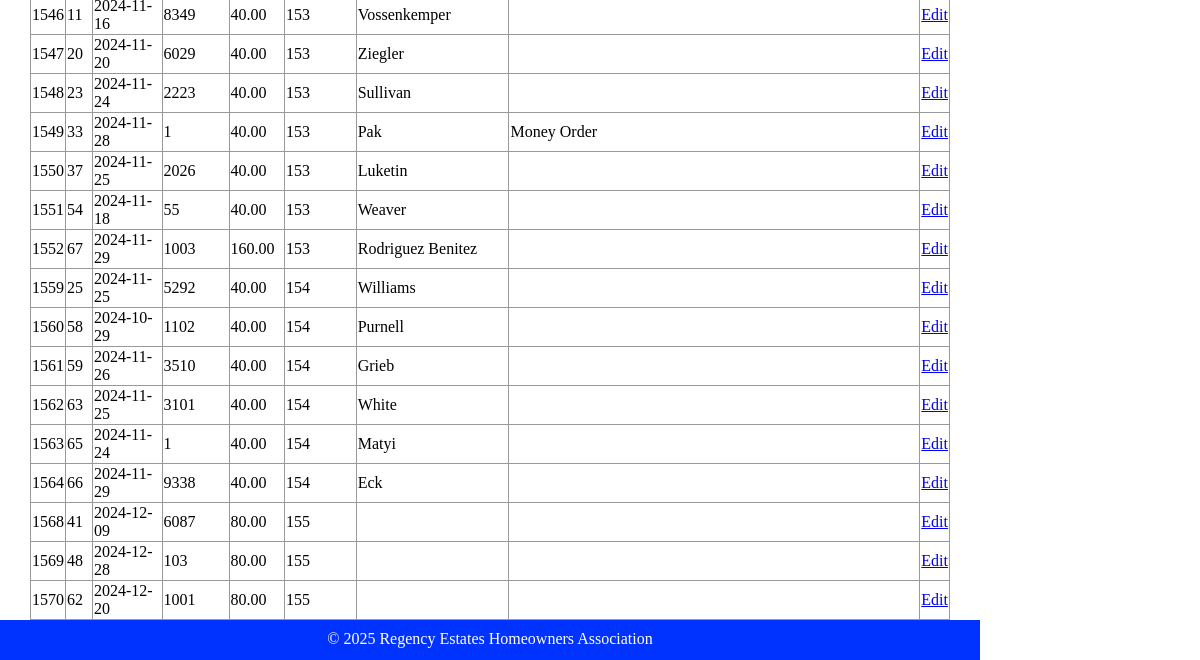
The page /html/public/staff/fees/index.php (lower part) on the database as committed earlier.
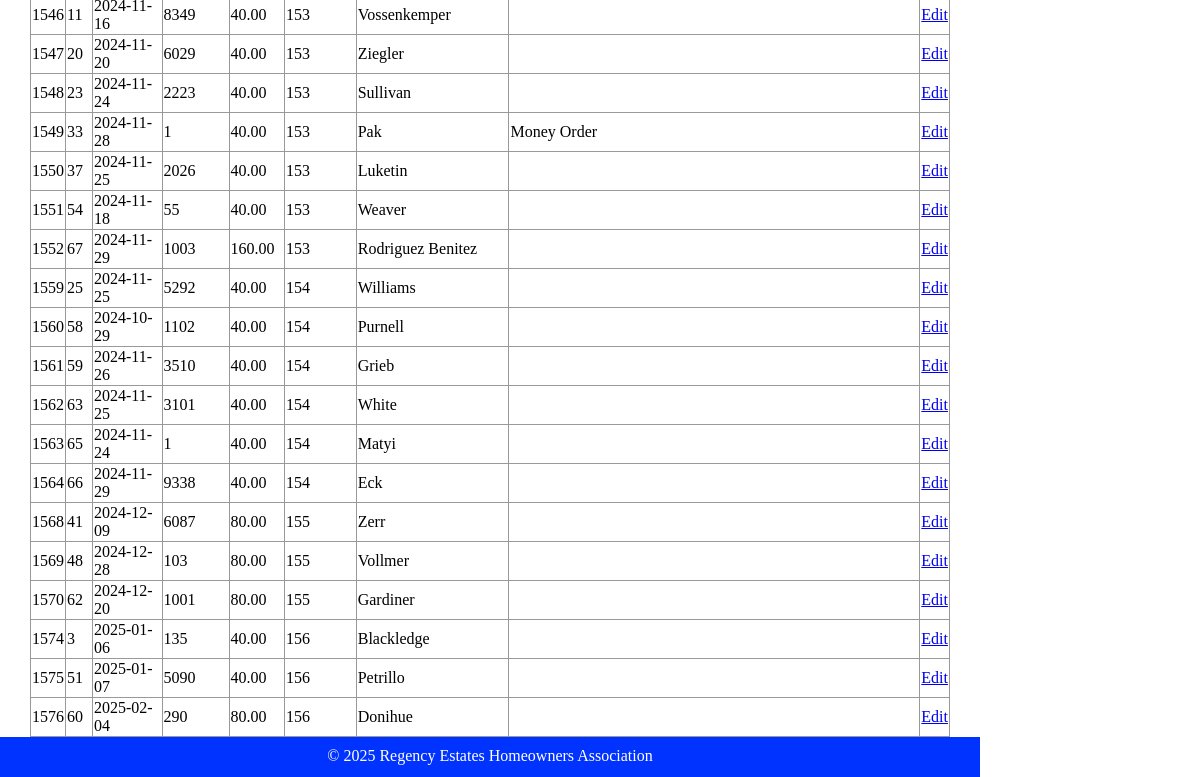
The same page on the database as committed later.
### tables this page shows
CREATE TABLE `fees` (
  `id` int(11) NOT NULL,
  `dt` date DEFAULT NULL,
  `ck_no` int(11) NOT NULL,
  `amount` decimal(10,2) DEFAULT NULL,
  `fk_lot_id` int(11) NOT NULL,
  `fk_deposit_id` int(11) DEFAULT NULL,
  `note` varchar(250) DEFAULT NULL,
  `payee` varchar(50) DEFAULT NULL
);

### html/private/query_functions.php (called while the page is built, shortened)
<?php
  function find_all_fees() {
    global $db;
    $sql = "SELECT * FROM fees WHERE dt >= '2024-01-01' ";
    $result = mysqli_query($db, $sql);
    return $result;
  }
?>

### html/private/functions.php (called while the page is built, shortened)
<?php
function url_for($script_path)
{
    if ($script_path[0] != '/')
    {
        $script_path = "/" . $script_path;
    }
    return WWW_ROOT . $script_path;
}
function htmlsc($string = "")
{
    return htmlspecialchars($string);
}
?>

### html/public/staff/fees/index.php (the view, shortened to what this page needs)
<?php $subject_set = find_all_fees(); ?>
<?php include(SHARED_PATH . '/header.php'); ?>
    <div id="content">
        <div id="regency-menu">
            <table class="list">
                <?php while($subject = mysqli_fetch_assoc($subject_set)) { ?>
                    <tr>
                        <td><?php echo htmlsc($subject['id']); ?></td>
                        <td><?php echo htmlsc($subject['fk_lot_id']); ?></td>
                        <td><?php echo htmlsc($subject['dt']); ?></td>
                        <td><?php echo htmlsc($subject['ck_no']); ?></td>
                        <td><?php echo htmlsc($subject['amount']); ?></td>
                        <td><?php echo htmlsc($subject['fk_deposit_id']); ?></td>
                        <td><?php echo htmlsc($subject['payee']); ?></td>
                        <td><?php echo htmlsc($subject['note']); ?></td>
                        <td><a class="action" href="<?php echo url_for('/staff/subjects/show.php?id=' . htmlsc(urlencode($subject['id']))); ?>">Edit</a></td>
                    </tr>
                <?php } ?>
            </table>
        </div>
    </div>
<?php include(SHARED_PATH . '/footer.php'); ?>

Rows that differ between the two databases and show on the page:
changed fees id 1568: payee (not shown) → "Zerr"
changed fees id 1569: payee (not shown) → "Vollmer"
changed fees id 1570: payee (not shown) → "Gardiner"
added fees: id "1574", fk_lot "3", dt "2025-01-06", ck_no "135", amount "40.00", fk_deposit "156", payee "Blackledge"
added fees: id "1575", fk_lot "51", dt "2025-01-07", ck_no "5090", amount "40.00", fk_deposit "156", payee "Petrillo"
added fees: id "1576", fk_lot "60", dt "2025-02-04", ck_no "290", amount "80.00", fk_deposit "156", payee "Donihue"
